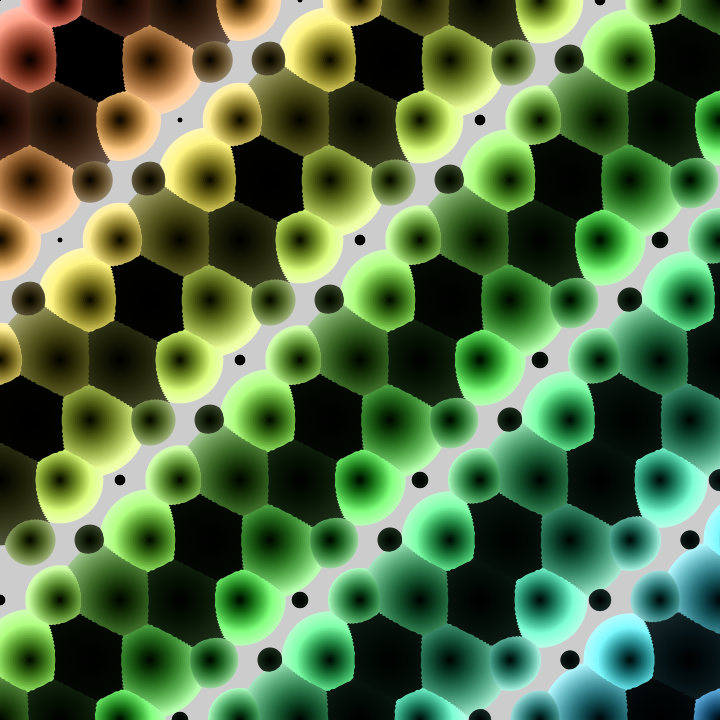
Frame 1 (no input)
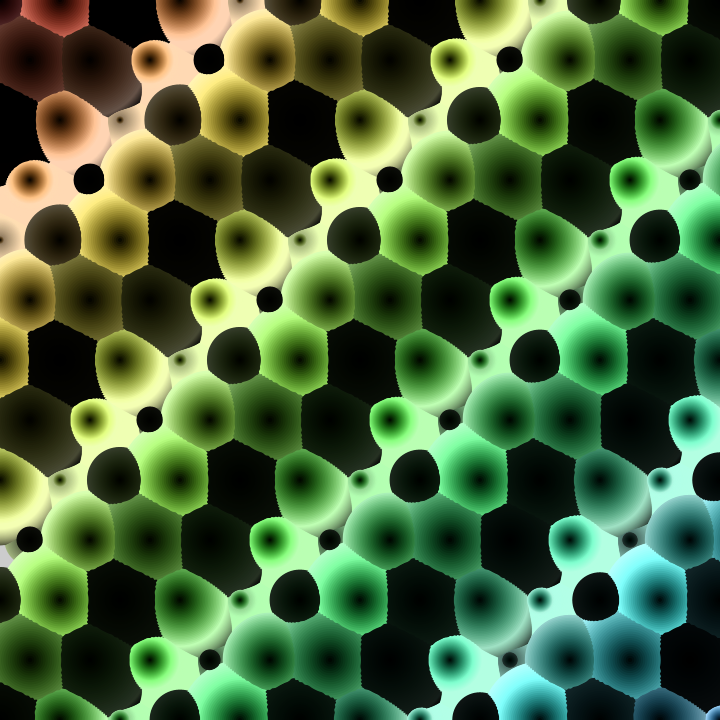
Frame 60 (the mouse pressed at the canvas centre just before this capture)
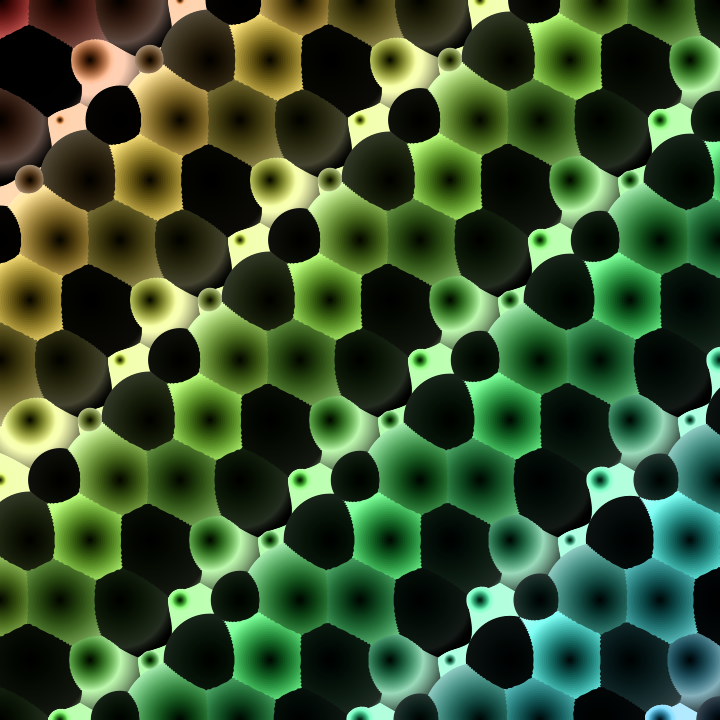
Frame 120 (the mouse held since frame 60 and released just before this capture)

The Processing sketch that drew these frames (run headless with seeded random() and noise(); from frame 60 on, the mouse is pressed at the canvas centre):

// Processing sketch: sketch_812020_DotFadings
// ── sketch_812020_DotFadings.pde
float t,x,y,d;
void setup(){size(720,720);noStroke();colorMode(HSB);}
void draw(){
clear();
t+=.01;
for(d=90;d>0;d-=3)
for(y=0;y<780;y+=60)
for(x=y/60%2*30;x<780;x+=60){
fill(((x+y)*.1+t)%255,255-d*2,d*4*sq(sin(x*4+y*4+t)));
circle(x,y,1.5*d*sin(x*2+y*2+t));}}
